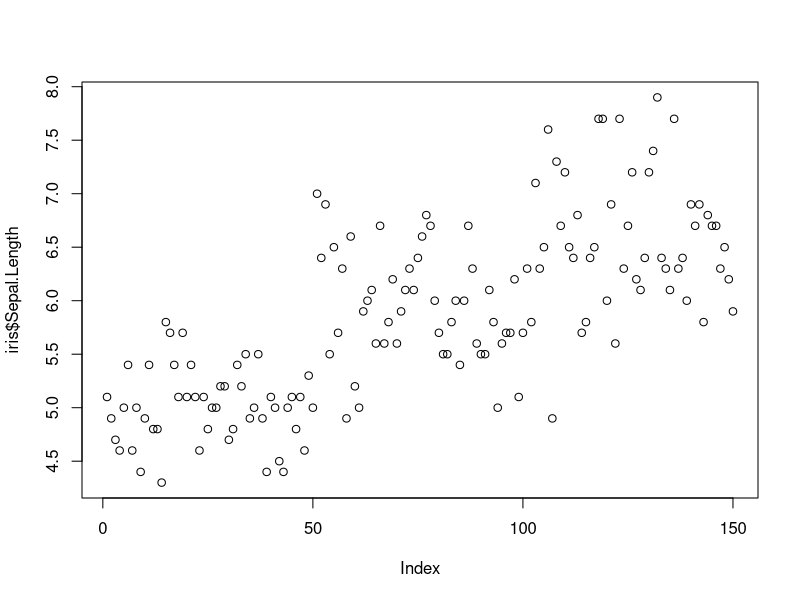
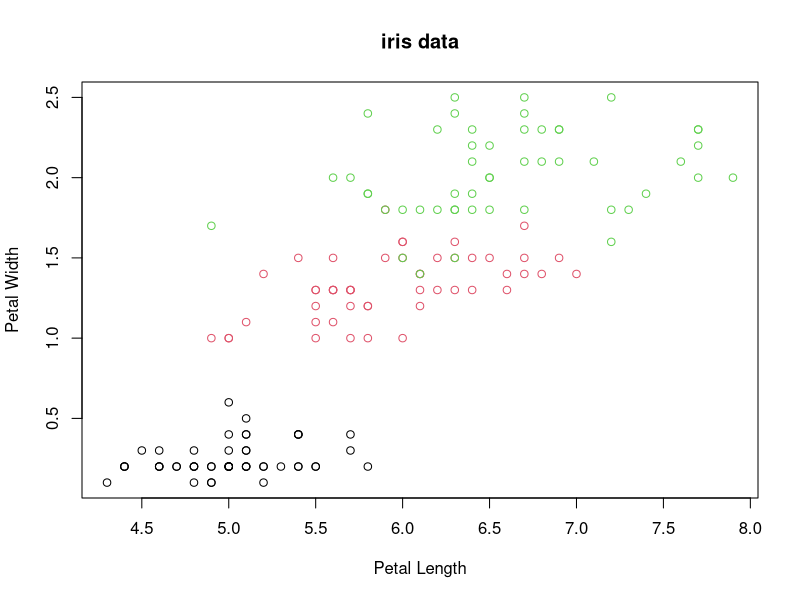
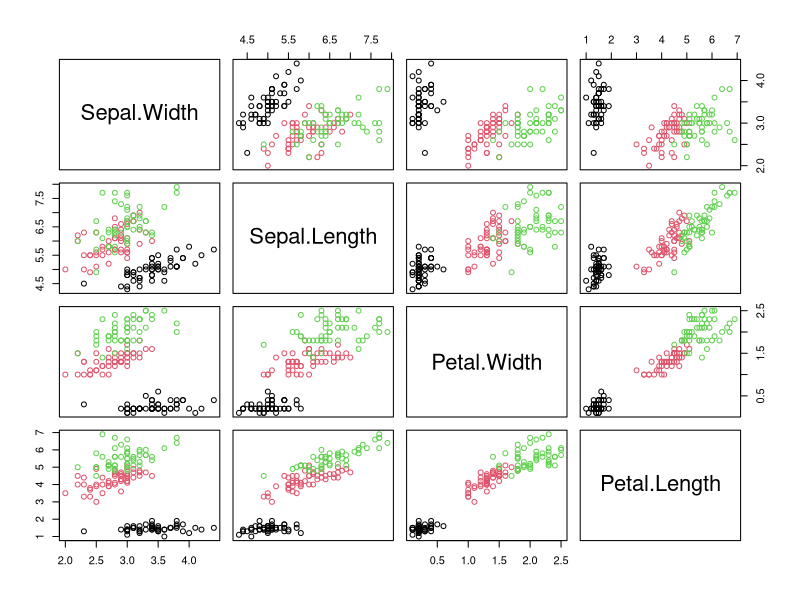
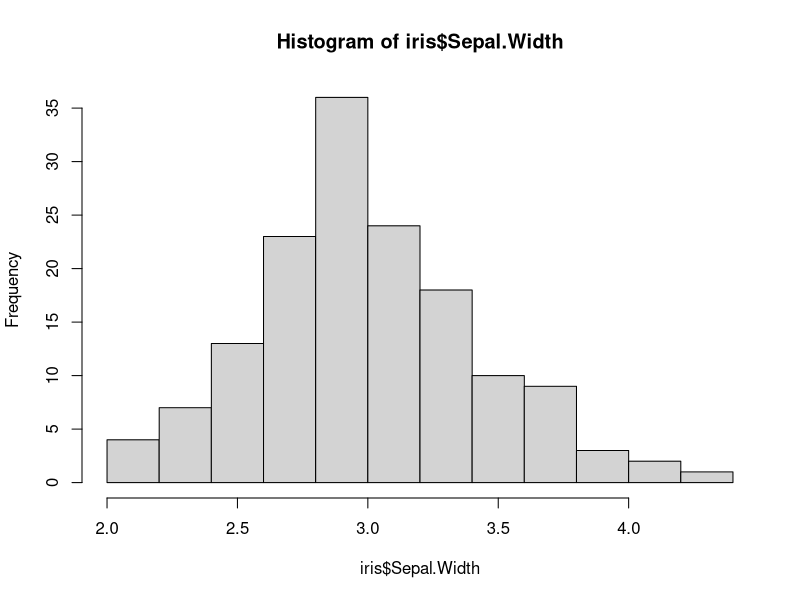
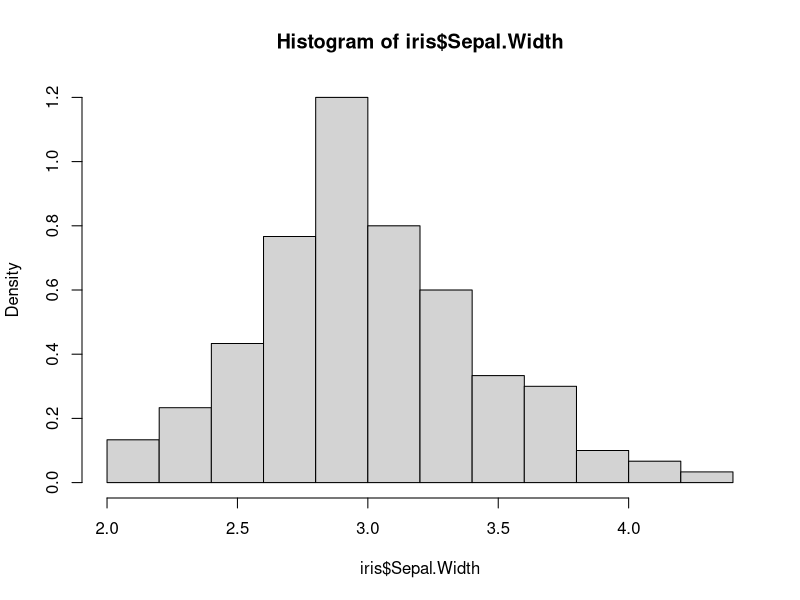
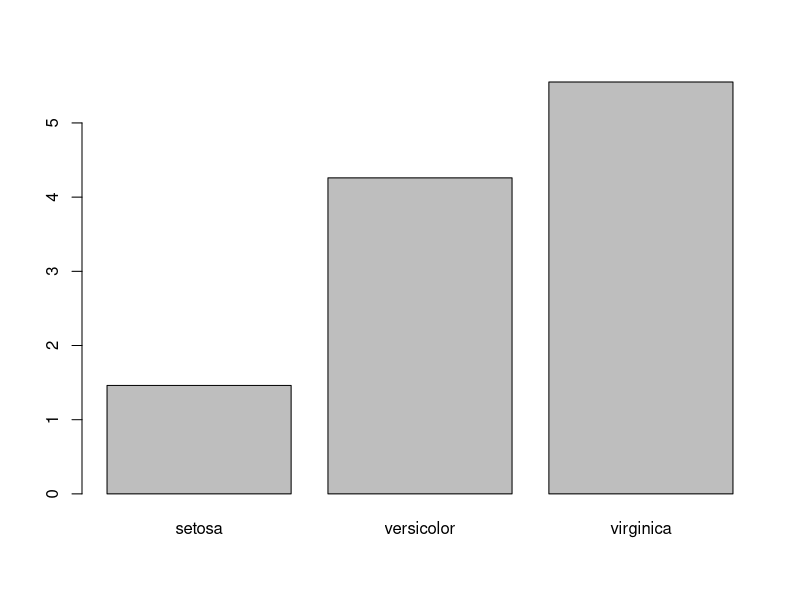
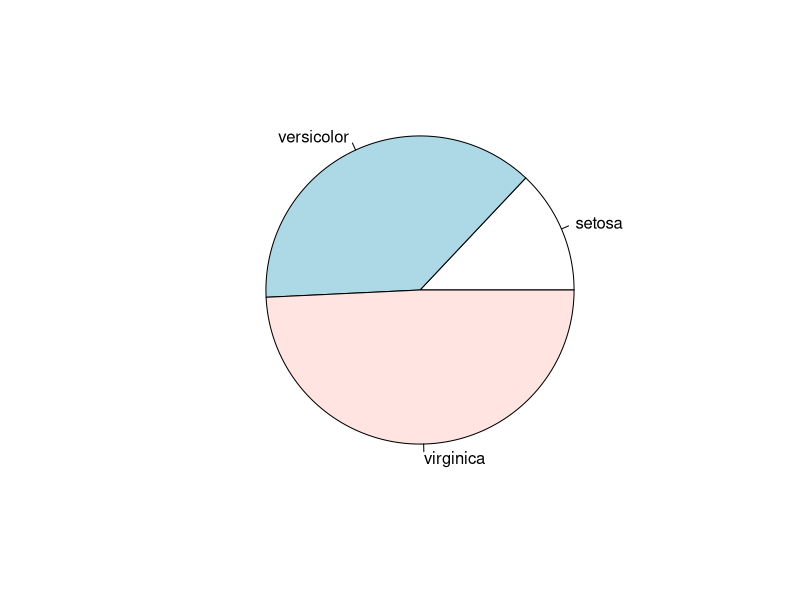

The R source for these figures, in order:
# 230504 경영프로그래밍

# p.204 데이터 계산

x <- c(1, 2, 3, 4, 5) / 4 # 벡터의 각 값을 4로 나눔

round(x, 0) # 소수점 첫째 자리에서 반올림

floor(x) # 소수점 이하를 "내림"

ceiling(x) # 소수점 이하를 "올림"

trunc(x) # 소수점 아래 값 "버림"

abs(-10) # 절댓값

log(10, base = 2) # 밑이 2인 로그

sqrt(10) # 제곱근

exp(10) # 지수로 변환

x <- c(1, 2, 3, 4, 5)

sum(x) # 합계

mean(x) # 평균

median(x) # 중앙값

max(x) # 최댓값

min(x) # 최솟값

range(x) # 범위

sd(x) # 표준편차

var(x) # 분산

# p.207 데이터 그리기

plot(iris $ Sepal.Length) # 산점도 그래프

plot(iris $ Sepal.Length, iris $ Petal.Width,
     main = "iris data", xlab = "Petal Length",
     ylab = "Petal Width", col = iris $ Species)


pairs(~ Sepal.Width + Sepal.Length + Petal.Width + Petal.Length, 
      data = iris, col = iris $ Species) # 행렬 산점도 그래프: 산점도 그래프를 변수 여러 개로 조합하여 나타내는 행렬 형태의 그래프

# 그래프 해석방법: 대각선의 각 열 이름(= 변수 이름, Sepal.Width 등)을 기준으로 상호 교차하는 지점의 그래프를 x축과 y축으로 생각하고
#################  그래프를 해석하면 된다.

# 예를 들어 그래프는 Petal.Width를 y축, Petal.Length를 x축으로 그린 그래프로, 앞서 살펴본 산점도와 같은 결과를 나타내고 있다.
# 반대쪽 대칭 부분의 그래프는 x축과 y축만 바뀌었지 같은 그래프이다.

hist(iris $ Sepal.Width) # 히스토그램 그래프; 값의 범위마다 빈도를 표현한 것이 히스토그램이다. 히스토그램은 데이터가 모여 있는 정도(분포)를 확인하기에 좋다.

# 기본적으로 히스토그램은 데이터 갯수, 즉 빈도(frequency)를 출력한다.
# 확률밀도로 확인하고 싶다면 freq = False 옵션을 추가한다.
# 이렇게 하면 각 구간에 얼만큼 데이터가 속해 있는지 나타난다. 각 구간을 합친 확률 밀도의 합은 1이다.

hist(iris $ Sepal.Width, freq = F)

x <- aggregate(Petal.Length ~ Species, iris, mean)
barplot(x $ Petal.Length, names = x $Species) # 막대그래프 이름으로 품종 지정

x <- aggregate(Petal.Length ~ Species, iris, sum)
pie(x $ Petal.Length, labels = x $ Species) # 파이차트; 데이터 비율 표현하기 좋음



